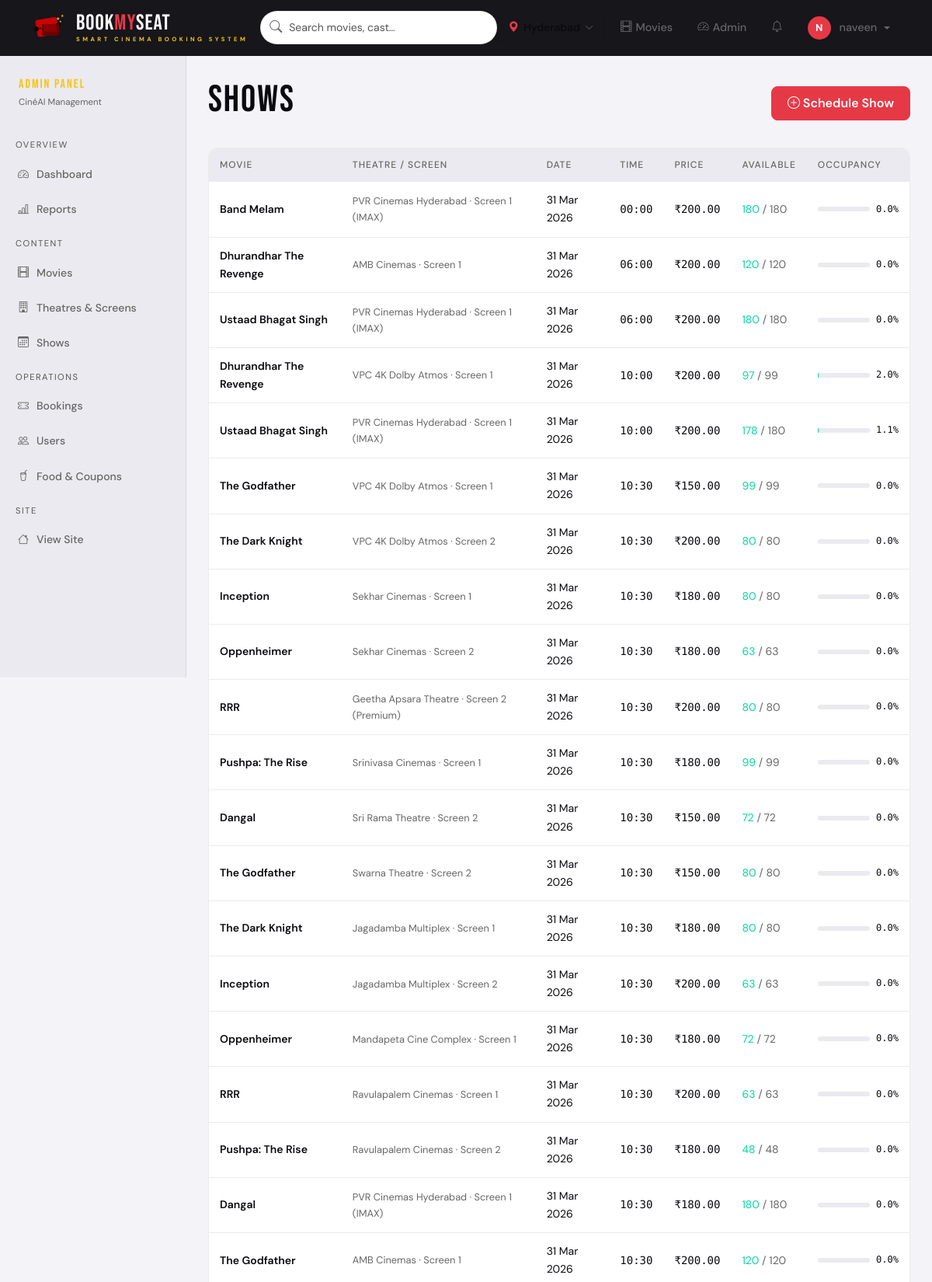
The app's page /admin-panel/shows/ (signed in, upper part) with its own data.
### movies/models.py (models this page shows, shortened)
class Show(models.Model):
    movie = models.ForeignKey(Movie, on_delete=models.CASCADE, related_name='shows')
    screen = models.ForeignKey(Screen, on_delete=models.CASCADE, related_name='shows')
    show_date = models.DateField()
    show_time = models.TimeField()
    ticket_price = models.DecimalField(max_digits=8, decimal_places=2, default=200.00)
    is_active = models.BooleanField(default=True)
    created_at = models.DateTimeField(auto_now_add=True)
    class Meta:
        ordering = ['show_date', 'show_time']
        unique_together = ['screen', 'show_date', 'show_time']
    def available_seats_count(self):
        booked = self.seat_bookings.filter(
            status__in=['confirmed', 'hold']
        ).count()
        return self.screen.total_seats - booked
    def occupancy_percentage(self):
        total = self.screen.total_seats
        if total == 0:
            return 0
        booked = self.seat_bookings.filter(status='confirmed').count()
        return round((booked / total) * 100, 1)

class Movie(models.Model):
    LANGUAGE_CHOICES = [
        ('english', 'English'),
        ('hindi', 'Hindi'),
        ('telugu', 'Telugu'),
        ('tamil', 'Tamil'),
        ('malayalam', 'Malayalam'),
    ]
    RATING_CHOICES = [
        ('U', 'U - Universal'),
        ('UA', 'UA - Universal Adult'),
        ('A', 'A - Adult'),
    ]
    title = models.CharField(max_length=200)
    slug = models.SlugField(unique=True)
    description = models.TextField()
    cast = models.TextField(help_text='Comma-separated cast names')
    director = models.CharField(max_length=100)
    duration_minutes = models.PositiveIntegerField()
    release_date = models.DateField()
    language = models.CharField(max_length=20, choices=LANGUAGE_CHOICES, default='english')
    rating = models.CharField(max_length=5, choices=RATING_CHOICES, default='UA')
    imdb_score = models.DecimalField(max_digits=3, decimal_places=1, default=7.0)
    poster = models.ImageField(upload_to='posters/', blank=True, null=True)
    poster_url = models.URLField(blank=True, help_text='External poster URL if no upload')
    trailer_url = models.URLField(blank=True, help_text='YouTube embed URL')
    categories = models.ManyToManyField(Category, related_name='movies')
    is_active = models.BooleanField(default=True)
    is_featured = models.BooleanField(default=False)
    created_at = models.DateTimeField(auto_now_add=True)
    tags = models.CharField(max_length=500, blank=True,
                            help_text='Keywords for AI recommendations')
    class Meta:
        ordering = ['-release_date']

class Screen(models.Model):
    theatre = models.ForeignKey(Theatre, on_delete=models.CASCADE, related_name='screens')
    name = models.CharField(max_length=50)  # e.g., "Screen 1"
    total_rows = models.PositiveIntegerField(default=8)
    seats_per_row = models.PositiveIntegerField(default=10)
    is_active = models.BooleanField(default=True)
    @property
    def total_seats(self):
        return self.total_rows * self.seats_per_row

class Theatre(models.Model):
    name = models.CharField(max_length=200)
    location = models.CharField(max_length=300)
    city = models.CharField(max_length=100)
    is_active = models.BooleanField(default=True)

### admin_panel/views.py (the view)
# urls.py: path('shows/', views.show_list, name='show_list'),
@login_required
@admin_required
def show_list(request):
    today = timezone.now().date()
    shows = Show.objects.filter(
        show_date__gte=today
    ).select_related('movie', 'screen__theatre').order_by('show_date', 'show_time')
    return render(request, 'admin_panel/show_list.html', {'shows': shows})

### admin_panel/views.py (called while the page is built)
def is_admin(user):
    return user.is_authenticated and (user.is_staff or user.is_superuser)

### templates/admin_panel/show_list.html (shortened to what this page needs)
{% extends 'admin_panel/base_admin.html' %}
{% block admin_content %}
<div class="d-flex justify-content-between align-items-center mb-4">
  <h2 style="font-family:var(--font-display);letter-spacing:2px">SHOWS</h2>
  <a href="{% url 'admin_panel:show_add' %}" class="btn btn-primary"><i class="bi bi-plus-circle"></i> Schedule Show</a>
</div>
<div class="admin-table-wrap">
  <div style="overflow-x:auto">
    <table class="admin-table">
      <thead><tr><th>Movie</th><th>Theatre / Screen</th><th>Date</th><th>Time</th><th>Price</th><th>Available</th><th>Occupancy</th></tr></thead>
      <tbody>
        {% for show in shows %}
        <tr>
          <td style="font-weight:600">{{ show.movie.title|truncatechars:25 }}</td>
          <td style="font-size:.8rem;color:var(--text-muted)">{{ show.screen.theatre.name }} · {{ show.screen.name }}</td>
          <td>{{ show.show_date|date:"d M Y" }}</td>
          <td class="mono">{{ show.show_time|time:"H:i" }}</td>
          <td class="mono">₹{{ show.ticket_price }}</td>
          <td>
            <span style="color:var(--accent-green)">{{ show.available_seats_count }}</span>
            <span style="color:var(--text-muted)"> / {{ show.screen.total_seats }}</span>
          </td>
          <td>
            <div style="display:flex;align-items:center;gap:8px">
              <div style="flex:1;height:6px;background:var(--bg-secondary);border-radius:3px;min-width:60px">
              </div>
              <span class="mono" style="font-size:.75rem">{{ show.occupancy_percentage }}%</span>
            </div>
          </td>
        </tr>
        {% empty %}
        <tr><td colspan="7" class="text-center text-muted py-4">No shows scheduled</td></tr>
        {% endfor %}
      </tbody>
    </table>
  </div>
</div>
{% endblock %}

### templates/base.html (shortened to what this page needs)
{% load static %}
<!DOCTYPE html>
<html lang="en" data-theme="{% if request.user.is_authenticated and request.user.profile.dark_mode %}dark{% else %}light{% endif %}">
<head>
  <link href="https://cdn.jsdelivr.net/npm/bootstrap@5.3.2/dist/css/bootstrap.min.css" rel="stylesheet">
  <link href="https://cdn.jsdelivr.net/npm/bootstrap-icons@1.11.3/font/bootstrap-icons.css" rel="stylesheet">
</head>
<body>
<nav class="navbar navbar-expand-lg sticky-top" id="mainNav">
  <div class="container-xl">
    <a class="navbar-brand" href="{% url 'movies:homepage' %}">
      <svg class="brand-logo-svg" width="46" height="46"
           viewBox="0 0 46 46" xmlns="http://www.w3.org/2000/svg">
        <text x="30" y="13" font-size="6" fill="#f5c518">★</text>
        <text x="36" y="9"  font-size="5" fill="#f5c518">★</text>
      </svg>
      <div class="brand-text-wrap">
        <div class="brand-main">
          <span class="w">Book</span><span class="r">My</span><span class="w">Seat</span>
        </div>
        <div class="brand-tagline">Smart Cinema Booking System</div>
      </div>
    </a>
    <div class="collapse navbar-collapse" id="navMenu">
      <div class="nav-search mx-auto">
        <div class="search-wrap">
          <input type="text" id="liveSearch"
                 placeholder="Search movies, cast…" autocomplete="off">
        </div>
      </div>
      <ul class="navbar-nav ms-auto align-items-center gap-2">
        <li class="nav-item">
          <button class="city-selector-btn"
                  onclick="openCityModal()"
                  id="citySelectorBtn">
            <i class="bi bi-geo-alt-fill"></i>
            <span class="city-name" id="selectedCityName">Hyderabad</span>
            <i class="bi bi-chevron-down chevron"></i>
          </button>
        </li>
        <li class="nav-item">
          <a class="nav-link" href="{% url 'movies:homepage' %}">
            <i class="bi bi-film"></i> Movies
          </a>
        </li>
        {% if user.is_authenticated %}
          {% if user.is_staff %}
          <li class="nav-item">
            <a class="nav-link text-warning"
               href="{% url 'admin_panel:dashboard' %}">
              <i class="bi bi-speedometer2"></i> Admin
            </a>
          </li>
          {% endif %}
          <li class="nav-item dropdown">
            <a class="nav-link position-relative"
               href="#" data-bs-toggle="dropdown">
              <i class="bi bi-bell"></i>
            </a>
          </li>
          <li class="nav-item dropdown">
            <a class="nav-link dropdown-toggle user-avatar-btn"
               href="#" data-bs-toggle="dropdown">
              <span class="avatar-circle">
                {{ user.username|first|upper }}
              </span>
              {{ user.username }}
            </a>
          </li>
        {% endif %}
      </ul>
    </div>
  </div>
</nav>
<main>{% block content %}{% endblock %}</main>
</body>
</html>

### templates/base.html (style rules this page uses)
:root { --bg-primary: #0a0a0f; --bg-secondary: #12121a; --bg-card: #1a1a26; --bg-glass: rgba(26,26,38,0.85); --accent-gold: #f5c518; --accent-red: #e63946; --accent-blue: #4cc9f0; --accent-green: #06d6a0; --text-primary: #f0f0f0; --text-muted: #888; --text-dim: #555; --border: rgba(255,255,255,0.08); --radius: 12px; --radius-lg: 20px; --shadow: 0 8px 32px rgba(0,0,0,0.4); --transition: all 0.25s cubic-bezier(0.4,0,0.2,1); --font-display: 'Bebas Neue', sans-serif; --font-body: 'DM Sans', sans-serif; --font-mono: 'DM Mono', monospace; --navbar-h: 72px; }
[data-theme="light"] { --bg-primary: #f4f4f8; --bg-secondary: #eaeaf0; --bg-card: #ffffff; --bg-glass: rgba(255,255,255,0.9); --text-primary: #0a0a0f; --text-muted: #666; --border: rgba(0,0,0,0.08); --shadow: 0 4px 20px rgba(0,0,0,0.1); }
*, *::before, *::after { box-sizing: border-box; margin: 0; padding: 0; }
html { scroll-behavior: smooth; }
body { font-family: var(--font-body); background: var(--bg-primary); color: var(--text-primary); line-height: 1.65; min-height: 100vh; overflow-x: hidden; transition: background 0.3s, color 0.3s; }
h1, h2, h3 { font-family: var(--font-display); letter-spacing: 1px; }
h2 { font-size: clamp(1.8rem, 4vw, 3rem); }
a { color: var(--accent-gold); text-decoration: none; transition: var(--transition); }
#mainNav { background: rgba(10,10,15,0.95); backdrop-filter: blur(20px); -webkit-backdrop-filter: blur(20px); border-bottom: 1px solid var(--border); min-height: var(--navbar-h); z-index: 1000; padding: 8px 0; }
.navbar-brand { display: flex; align-items: center; gap: 10px; text-decoration: none !important; padding: 4px 0; }
.brand-logo-svg { flex-shrink: 0; }
.brand-text-wrap { display: flex; flex-direction: column; line-height: 1; }
.brand-main { font-family: var(--font-display); font-size: 1.75rem; letter-spacing: 1px; line-height: 1; }
.brand-main .w { color: #ffffff; }
.brand-main .r { color: #e63946; }
.brand-tagline { font-family: var(--font-body); font-size: 0.48rem; letter-spacing: 3.5px; color: var(--accent-gold); text-transform: uppercase; font-weight: 700; margin-top: 3px; white-space: nowrap; }
.nav-link { color: var(--text-muted) !important; font-weight: 500; font-size: 0.9rem; padding: 6px 12px !important; border-radius: 8px; transition: var(--transition); display: flex; align-items: center; gap: 5px; }
.city-selector-btn { display: flex; align-items: center; gap: 6px; background: transparent; border: 1px solid var(--border); color: var(--text-primary); padding: 7px 14px; border-radius: 8px; cursor: pointer; font-family: var(--font-body); font-size: 0.875rem; font-weight: 500; transition: var(--transition); white-space: nowrap; }
.city-selector-btn i { font-size: 0.85rem; color: var(--accent-red); }
.city-selector-btn .chevron { font-size: 0.7rem; color: var(--text-muted); }
.nav-search { flex: 0 1 380px; }
.search-wrap { position: relative; display: flex; align-items: center; }
.search-wrap input { width: 100%; background: var(--bg-card); border: 1px solid var(--border); color: var(--text-primary); padding: 9px 12px 9px 36px; border-radius: 30px; font-size: 0.875rem; outline: none; transition: var(--transition); }
.search-wrap input::placeholder { color: var(--text-dim); }
.avatar-circle { display: inline-flex; align-items: center; justify-content: center; width: 30px; height: 30px; background: var(--accent-red); color: #fff; font-weight: 700; border-radius: 50%; font-size: 0.8rem; margin-right: 6px; }
.btn-primary { background: var(--accent-red); border-color: var(--accent-red); color: #fff; font-weight: 600; border-radius: 8px; padding: 9px 20px; transition: var(--transition); }
.admin-table { width: 100%; border-collapse: collapse; }
.admin-table th { background: var(--bg-secondary); padding: 12px 14px; font-size: 0.75rem; text-transform: uppercase; letter-spacing: 1px; color: var(--text-muted); font-weight: 500; text-align: left; }
.admin-table td { padding: 12px 14px; border-bottom: 1px solid var(--border); font-size: 0.875rem; vertical-align: middle; }
.admin-table-wrap { background: var(--bg-card); border: 1px solid var(--border); border-radius: var(--radius); overflow: hidden; }
.mono { font-family: var(--font-mono); }

### records on screen
Show: movie "Band Melam", screen.theatre.name "PVR Cinemas Hyderabad", screen.name "Screen 1 (IMAX)", show_date "31 Mar 2026", show_time "00:00", ticket_price "200.00", available_seats_count "180", screen.total_seats "180", occupancy_percentage "0.0"
Show: movie "Dhurandhar The Revenge", screen.theatre.name "AMB Cinemas", screen.name "Screen 1", show_date "31 Mar 2026", show_time "06:00", ticket_price "200.00", available_seats_count "120", screen.total_seats "120", occupancy_percentage "0.0"
Show: movie "Ustaad Bhagat Singh", screen.theatre.name "PVR Cinemas Hyderabad", screen.name "Screen 1 (IMAX)", show_date "31 Mar 2026", show_time "06:00", ticket_price "200.00", available_seats_count "180", screen.total_seats "180", occupancy_percentage "0.0"
Show: movie "Dhurandhar The Revenge", screen.theatre.name "VPC 4K Dolby Atmos", screen.name "Screen 1", show_date "31 Mar 2026", show_time "10:00", ticket_price "200.00", available_seats_count "97", screen.total_seats "99", occupancy_percentage "2.0"
Show: movie "Ustaad Bhagat Singh", screen.theatre.name "PVR Cinemas Hyderabad", screen.name "Screen 1 (IMAX)", show_date "31 Mar 2026", show_time "10:00", ticket_price "200.00", available_seats_count "178", screen.total_seats "180", occupancy_percentage "1.1"
Show: movie "The Godfather", screen.theatre.name "VPC 4K Dolby Atmos", screen.name "Screen 1", show_date "31 Mar 2026", show_time "10:30", ticket_price "150.00", available_seats_count "99", screen.total_seats "99", occupancy_percentage "0.0"
Show: movie "The Dark Knight", screen.theatre.name "VPC 4K Dolby Atmos", screen.name "Screen 2", show_date "31 Mar 2026", show_time "10:30", ticket_price "200.00", available_seats_count "80", screen.total_seats "80", occupancy_percentage "0.0"
Show: movie "Inception", screen.theatre.name "Sekhar Cinemas", screen.name "Screen 1", show_date "31 Mar 2026", show_time "10:30", ticket_price "180.00", available_seats_count "80", screen.total_seats "80", occupancy_percentage "0.0"
Show: movie "Oppenheimer", screen.theatre.name "Sekhar Cinemas", screen.name "Screen 2", show_date "31 Mar 2026", show_time "10:30", ticket_price "180.00", available_seats_count "63", screen.total_seats "63", occupancy_percentage "0.0"
Show: movie "RRR", screen.theatre.name "Geetha Apsara Theatre", screen.name "Screen 2 (Premium)", show_date "31 Mar 2026", show_time "10:30", ticket_price "200.00", available_seats_count "80", screen.total_seats "80", occupancy_percentage "0.0"
Show: movie "Pushpa: The Rise", screen.theatre.name "Srinivasa Cinemas", screen.name "Screen 1", show_date "31 Mar 2026", show_time "10:30", ticket_price "180.00", available_seats_count "99", screen.total_seats "99", occupancy_percentage "0.0"
Show: movie "Dangal", screen.theatre.name "Sri Rama Theatre", screen.name "Screen 2", show_date "31 Mar 2026", show_time "10:30", ticket_price "150.00", available_seats_count "72", screen.total_seats "72", occupancy_percentage "0.0"
Show: movie "The Godfather", screen.theatre.name "Swarna Theatre", screen.name "Screen 2", show_date "31 Mar 2026", show_time "10:30", ticket_price "150.00", available_seats_count "80", screen.total_seats "80", occupancy_percentage "0.0"
Show: movie "The Dark Knight", screen.theatre.name "Jagadamba Multiplex", screen.name "Screen 1", show_date "31 Mar 2026", show_time "10:30", ticket_price "180.00", available_seats_count "80", screen.total_seats "80", occupancy_percentage "0.0"
Show: movie "Inception", screen.theatre.name "Jagadamba Multiplex", screen.name "Screen 2", show_date "31 Mar 2026", show_time "10:30", ticket_price "200.00", available_seats_count "63", screen.total_seats "63", occupancy_percentage "0.0"
Show: movie "Oppenheimer", screen.theatre.name "Mandapeta Cine Complex", screen.name "Screen 1", show_date "31 Mar 2026", show_time "10:30", ticket_price "180.00", available_seats_count "72", screen.total_seats "72", occupancy_percentage "0.0"
Show: movie "RRR", screen.theatre.name "Ravulapalem Cinemas", screen.name "Screen 1", show_date "31 Mar 2026", show_time "10:30", ticket_price "200.00", available_seats_count "63", screen.total_seats "63", occupancy_percentage "0.0"
Show: movie "Pushpa: The Rise", screen.theatre.name "Ravulapalem Cinemas", screen.name "Screen 2", show_date "31 Mar 2026", show_time "10:30", ticket_price "180.00", available_seats_count "48", screen.total_seats "48", occupancy_percentage "0.0"
Show: movie "Dangal", screen.theatre.name "PVR Cinemas Hyderabad", screen.name "Screen 1 (IMAX)", show_date "31 Mar 2026", show_time "10:30", ticket_price "180.00", available_seats_count "180", screen.total_seats "180", occupancy_percentage "0.0"
Show: movie "The Godfather", screen.theatre.name "AMB Cinemas", screen.name "Screen 1", show_date "31 Mar 2026", show_time "10:30", ticket_price "200.00", available_seats_count "120", screen.total_seats "120", occupancy_percentage "0.0"

### other values on screen
{{ user.username|first|upper }} "N"
{{ user.username }} "naveen"
